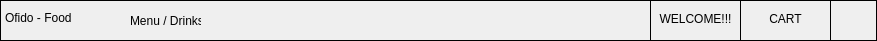
      <widget class="QFrame" name="frame_42">
       <property name="geometry">
        <rect>
         <x>2</x>
         <y>2</y>
         <width>877</width>
         <height>41</height>
        </rect>
       </property>
       <property name="styleSheet">
        <string notr="true">border: 1px solid black;</string>
       </property>
       <property name="frameShape">
        <enum>QFrame::StyledPanel</enum>
       </property>
       <property name="frameShadow">
        <enum>QFrame::Raised</enum>
       </property>
       <widget class="QPushButton" name="pushButton_96">
        <property name="geometry">
         <rect>
          <x>650</x>
          <y>-8</y>
          <width>91</width>
          <height>51</height>
         </rect>
        </property>
        <property name="styleSheet">
         <string notr="true">background-color: transparent;
padding-bottom: -3;
font: 12pt &quot;Agency FB&quot;;</string>
        </property>
        <property name="text">
         <string>WELCOME!!!</string>
        </property>
       </widget>
       <widget class="QPushButton" name="drinkcart">
        <property name="geometry">
         <rect>
          <x>740</x>
          <y>-8</y>
          <width>91</width>
          <height>51</height>
         </rect>
        </property>
        <property name="styleSheet">
         <string notr="true">background-color: transparent;
padding-bottom: -3;
font: 12pt &quot;Agency FB&quot;;</string>
        </property>
        <property name="text">
         <string>CART</string>
        </property>
       </widget>
       <widget class="QPushButton" name="pushButton_98">
        <property name="geometry">
         <rect>
          <x>830</x>
          <y>0</y>
          <width>51</width>
          <height>41</height>
         </rect>
        </property>
        <property name="styleSheet">
         <string notr="true">background-color: transparent;
padding-bottom: -3;
font: 12pt &quot;Agency FB&quot;;</string>
        </property>
        <property name="text">
         <string/>
        </property>
        <property name="icon">
         <iconset resource="../icons/place.qrc">
          <normaloff>:/Assets/smile-beam.png</normaloff>:/Assets/smile-beam.png</iconset>
        </property>
       </widget>
       <widget class="QLabel" name="label_80">
        <property name="geometry">
         <rect>
          <x>130</x>
          <y>10</y>
          <width>71</width>
          <height>21</height>
         </rect>
        </property>
        <property name="styleSheet">
         <string notr="true">background-color: transparent;
padding-bottom: -3;
border: 0;
font: 12pt &quot;Agency FB&quot;;</string>
        </property>
        <property name="text">
         <string>Menu / Drinks</string>
        </property>
       </widget>
       <widget class="QLabel" name="label_81">
        <property name="geometry">
         <rect>
          <x>5</x>
          <y>7</y>
          <width>111</width>
          <height>21</height>
         </rect>
        </property>
        <property name="styleSheet">
         <string notr="true">background-color: transparent;
padding-bottom: -3;
border: 0;
font: 63 14pt &quot;Nowwhat&quot;;</string>
        </property>
        <property name="text">
         <string>Ofido - Food</string>
        </property>
       </widget>
      </widget>
